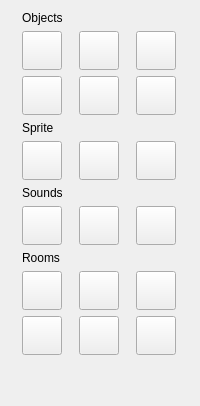
     <widget class="QWidget" name="tabWidgetMain1">
      <attribute name="title">
       <string>Main1</string>
      </attribute>
      <layout class="QGridLayout" name="gridLayoutMain1">
       <item row="2" column="1">
        <widget class="QToolButton" name="toolButton_27">
         <property name="icon">
          <iconset resource="../resources_editor.qrc">
           <normaloff>:/qtgameengine/icons/action.png</normaloff>:/qtgameengine/icons/action.png</iconset>
         </property>
         <property name="iconSize">
          <size>
           <width>32</width>
           <height>32</height>
          </size>
         </property>
        </widget>
       </item>
       <item row="4" column="1">
        <widget class="QToolButton" name="toolButton_30">
         <property name="icon">
          <iconset resource="../resources_editor.qrc">
           <normaloff>:/qtgameengine/icons/action.png</normaloff>:/qtgameengine/icons/action.png</iconset>
         </property>
         <property name="iconSize">
          <size>
           <width>32</width>
           <height>32</height>
          </size>
         </property>
        </widget>
       </item>
       <item row="7" column="0" colspan="3">
        <widget class="QLabel" name="labelRooms">
         <property name="text">
          <string>Rooms</string>
         </property>
        </widget>
       </item>
       <item row="2" column="0">
        <widget class="QToolButton" name="toolButton_26">
         <property name="icon">
          <iconset resource="../resources_editor.qrc">
           <normaloff>:/qtgameengine/icons/action.png</normaloff>:/qtgameengine/icons/action.png</iconset>
         </property>
         <property name="iconSize">
          <size>
           <width>32</width>
           <height>32</height>
          </size>
         </property>
        </widget>
       </item>
       <item row="8" column="2">
        <widget class="QToolButton" name="toolButton_37">
         <property name="icon">
          <iconset resource="../resources_editor.qrc">
           <normaloff>:/qtgameengine/icons/action.png</normaloff>:/qtgameengine/icons/action.png</iconset>
         </property>
         <property name="iconSize">
          <size>
           <width>32</width>
           <height>32</height>
          </size>
         </property>
        </widget>
       </item>
       <item row="6" column="0">
        <widget class="QToolButton" name="toolButton_32">
         <property name="icon">
          <iconset resource="../resources_editor.qrc">
           <normaloff>:/qtgameengine/icons/action.png</normaloff>:/qtgameengine/icons/action.png</iconset>
         </property>
         <property name="iconSize">
          <size>
           <width>32</width>
           <height>32</height>
          </size>
         </property>
        </widget>
       </item>
       <item row="6" column="2">
        <widget class="QToolButton" name="toolButton_34">
         <property name="icon">
          <iconset resource="../resources_editor.qrc">
           <normaloff>:/qtgameengine/icons/action.png</normaloff>:/qtgameengine/icons/action.png</iconset>
         </property>
         <property name="iconSize">
          <size>
           <width>32</width>
           <height>32</height>
          </size>
         </property>
        </widget>
       </item>
       <item row="4" column="0">
        <widget class="QToolButton" name="toolButton_29">
         <property name="icon">
          <iconset resource="../resources_editor.qrc">
           <normaloff>:/qtgameengine/icons/action.png</normaloff>:/qtgameengine/icons/action.png</iconset>
         </property>
         <property name="iconSize">
          <size>
           <width>32</width>
           <height>32</height>
          </size>
         </property>
        </widget>
       </item>
       <item row="6" column="1">
        <widget class="QToolButton" name="toolButton_33">
         <property name="icon">
          <iconset resource="../resources_editor.qrc">
           <normaloff>:/qtgameengine/icons/action.png</normaloff>:/qtgameengine/icons/action.png</iconset>
         </property>
         <property name="iconSize">
          <size>
           <width>32</width>
           <height>32</height>
          </size>
         </property>
        </widget>
       </item>
       <item row="1" column="0">
        <widget class="QToolButton" name="toolButton_23">
         <property name="icon">
          <iconset resource="../resources_editor.qrc">
           <normaloff>:/qtgameengine/icons/action.png</normaloff>:/qtgameengine/icons/action.png</iconset>
         </property>
         <property name="iconSize">
          <size>
           <width>32</width>
           <height>32</height>
          </size>
         </property>
        </widget>
       </item>
       <item row="4" column="2">
        <widget class="QToolButton" name="toolButton_31">
         <property name="icon">
          <iconset resource="../resources_editor.qrc">
           <normaloff>:/qtgameengine/icons/action.png</normaloff>:/qtgameengine/icons/action.png</iconset>
         </property>
         <property name="iconSize">
          <size>
           <width>32</width>
           <height>32</height>
          </size>
         </property>
        </widget>
       </item>
       <item row="1" column="2">
        <widget class="QToolButton" name="toolButton_25">
         <property name="icon">
          <iconset resource="../resources_editor.qrc">
           <normaloff>:/qtgameengine/icons/action.png</normaloff>:/qtgameengine/icons/action.png</iconset>
         </property>
         <property name="iconSize">
          <size>
           <width>32</width>
           <height>32</height>
          </size>
         </property>
        </widget>
       </item>
       <item row="0" column="0" colspan="3">
        <widget class="QLabel" name="labelObjects">
         <property name="text">
          <string>Objects</string>
         </property>
        </widget>
       </item>
       <item row="8" column="0">
        <widget class="QToolButton" name="toolButton_35">
         <property name="icon">
          <iconset resource="../resources_editor.qrc">
           <normaloff>:/qtgameengine/icons/action.png</normaloff>:/qtgameengine/icons/action.png</iconset>
         </property>
         <property name="iconSize">
          <size>
           <width>32</width>
           <height>32</height>
          </size>
         </property>
        </widget>
       </item>
       <item row="2" column="2">
        <widget class="QToolButton" name="toolButton_28">
         <property name="icon">
          <iconset resource="../resources_editor.qrc">
           <normaloff>:/qtgameengine/icons/action.png</normaloff>:/qtgameengine/icons/action.png</iconset>
         </property>
         <property name="iconSize">
          <size>
           <width>32</width>
           <height>32</height>
          </size>
         </property>
        </widget>
       </item>
       <item row="1" column="1">
        <widget class="QToolButton" name="toolButton_24">
         <property name="icon">
          <iconset resource="../resources_editor.qrc">
           <normaloff>:/qtgameengine/icons/action.png</normaloff>:/qtgameengine/icons/action.png</iconset>
         </property>
         <property name="iconSize">
          <size>
           <width>32</width>
           <height>32</height>
          </size>
         </property>
        </widget>
       </item>
       <item row="5" column="0" colspan="3">
        <widget class="QLabel" name="labelSounds">
         <property name="text">
          <string>Sounds</string>
         </property>
        </widget>
       </item>
       <item row="8" column="1">
        <widget class="QToolButton" name="toolButton_36">
         <property name="icon">
          <iconset resource="../resources_editor.qrc">
           <normaloff>:/qtgameengine/icons/action.png</normaloff>:/qtgameengine/icons/action.png</iconset>
         </property>
         <property name="iconSize">
          <size>
           <width>32</width>
           <height>32</height>
          </size>
         </property>
        </widget>
       </item>
       <item row="3" column="0" colspan="3">
        <widget class="QLabel" name="labelSprite">
         <property name="text">
          <string>Sprite</string>
         </property>
        </widget>
       </item>
       <item row="9" column="0">
        <widget class="QToolButton" name="toolButton_38">
         <property name="icon">
          <iconset resource="../resources_editor.qrc">
           <normaloff>:/qtgameengine/icons/action.png</normaloff>:/qtgameengine/icons/action.png</iconset>
         </property>
         <property name="iconSize">
          <size>
           <width>32</width>
           <height>32</height>
          </size>
         </property>
        </widget>
       </item>
       <item row="9" column="1">
        <widget class="QToolButton" name="toolButton_39">
         <property name="icon">
          <iconset resource="../resources_editor.qrc">
           <normaloff>:/qtgameengine/icons/action.png</normaloff>:/qtgameengine/icons/action.png</iconset>
         </property>
         <property name="iconSize">
          <size>
           <width>32</width>
           <height>32</height>
          </size>
         </property>
        </widget>
       </item>
       <item row="9" column="2">
        <widget class="QToolButton" name="toolButton_40">
         <property name="icon">
          <iconset resource="../resources_editor.qrc">
           <normaloff>:/qtgameengine/icons/action.png</normaloff>:/qtgameengine/icons/action.png</iconset>
         </property>
         <property name="iconSize">
          <size>
           <width>32</width>
           <height>32</height>
          </size>
         </property>
        </widget>
       </item>
       <item row="10" column="0" colspan="3">
        <spacer name="verticalSpacer_2">
         <property name="orientation">
          <enum>Qt::Orientation::Vertical</enum>
         </property>
         <property name="sizeHint" stdset="0">
          <size>
           <width>20</width>
           <height>40</height>
          </size>
         </property>
        </spacer>
       </item>
      </layout>
     </widget>
